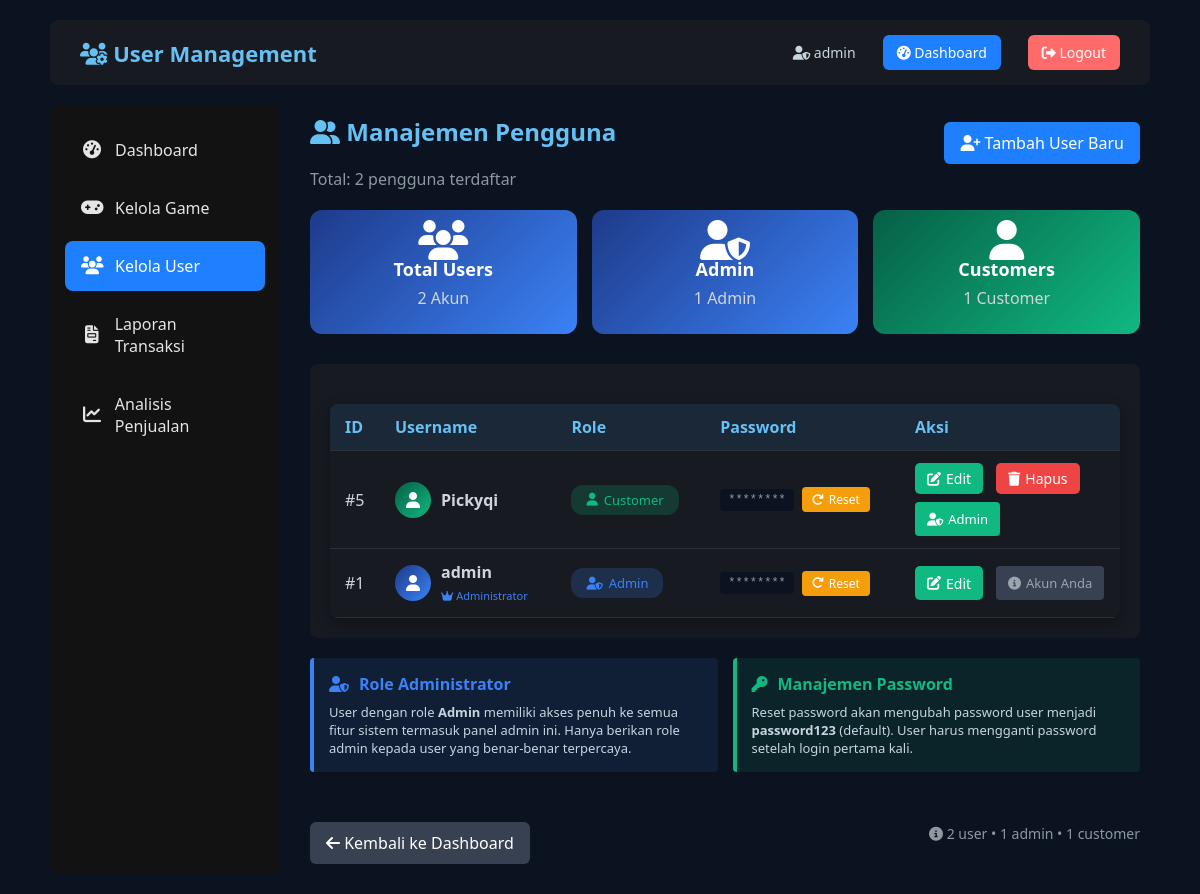
/admin/user_management/user_list.php (signed in), run on the app's committed database.
### tables this page shows
CREATE TABLE `users` (
  `id_user` int(11) NOT NULL,
  `username` varchar(50) NOT NULL,
  `password` varchar(255) NOT NULL,
  `role` enum('admin','user') NOT NULL,
  `total_spent` decimal(10,2) DEFAULT 0.00,
  `wallet_balance` int(11) DEFAULT 0
);

### admin/user_management/user_list.php (the view, shortened to what this page needs)
<?php
include "../../config/database.php";
$users = mysqli_query($conn, "SELECT * FROM users ORDER BY id_user DESC");
$totalUsers = mysqli_num_rows($users);
$totalAdmins = mysqli_fetch_assoc(mysqli_query($conn, "SELECT COUNT(*) as total FROM users WHERE role = 'admin'"))['total'];
$totalCustomers = mysqli_fetch_assoc(mysqli_query($conn, "SELECT COUNT(*) as total FROM users WHERE role = 'user'"))['total'];
?>
<!DOCTYPE html>
<html lang="id">
<head>
    <link rel="stylesheet" href="../../assets/css/style.css">
    <link rel="stylesheet" href="https://cdnjs.cloudflare.com/ajax/libs/font-awesome/6.5.0/css/all.min.css">
</head>
<body>
    <div class="container">
        <div class="navbar">
            <h1><i class="fas fa-users-cog"></i> User Management</h1>
            <div class="nav-right">
                <span class="nav-user"><i class="fas fa-user-shield"></i>
                    <?= $_SESSION['username'] ?? 'Admin'; ?></span>
                <a href="../admin_dashboard.php" class="btn-login"><i class="fas fa-tachometer-alt"></i> Dashboard</a>
                <a href="#" class="btn-logout" onclick="return showLogoutModal()">
                    <i class="fas fa-sign-out-alt"></i> Logout
                </a>
            </div>
        </div>
        <div class="epic-layout">
            <div class="epic-sidebar">
                <div class="sidebar-section">
                    <a href="../admin_dashboard.php" class="sidebar-item">
                        <i class="fas fa-tachometer-alt"></i>
                        Dashboard
                    </a>
                    <a href="../game_management/admin_game_list.php" class="sidebar-item">
                        <i class="fas fa-gamepad"></i>
                        Kelola Game
                    </a>
                    <a href="user_list.php" class="sidebar-item active">
                        <i class="fas fa-users"></i>
                        Kelola User
                    </a>
                    <a href="../reports/admin_transaction_report.php" class="sidebar-item">
                        <i class="fas fa-file-invoice"></i>
                        Laporan Transaksi
                    </a>
                    <a href="../reports/sales_report.php" class="sidebar-item">
                        <i class="fas fa-chart-line"></i>
                        Analisis Penjualan
                    </a>
                </div>
            </div>
            <div style="flex: 1; margin-left: 20px; padding: 10px;">
                <div class="button-container">
                    <div>
                        <h2><i class="fas fa-user-friends"></i> Manajemen Pengguna</h2>
                        <p style="color: #8f98a0; margin-top: 5px;">Total: <?= $totalUsers; ?> pengguna terdaftar</p>
                    </div>
                    <a href="user_add.php" class="button">
                        <i class="fas fa-user-plus"></i> Tambah User Baru
                    </a>
                </div>
                <div
                    style="display: grid; grid-template-columns: repeat(auto-fit, minmax(200px, 1fr)); gap: 15px; margin: 20px 0 30px 0;">
                    <div class="dashboard-card users-card">
                        <div class="card-icon">
                            <i class="fas fa-users fa-lg"></i>
                        </div>
                        <h3>Total Users</h3>
                        <p><?= $totalUsers; ?> Akun</p>
                    </div>
                    <div class="dashboard-card" style="background: linear-gradient(135deg, #1e3a8a, #3b82f6);">
                        <div class="card-icon">
                            <i class="fas fa-user-shield fa-lg"></i>
                        </div>
                        <h3>Admin</h3>
                        <p><?= $totalAdmins; ?> Admin</p>
                    </div>
                    <div class="dashboard-card games-card">
                        <div class="card-icon">
                            <i class="fas fa-user fa-lg"></i>
                        </div>
                        <h3>Customers</h3>
                        <p><?= $totalCustomers; ?> Customer</p>
                    </div>
                </div>
                <div style="background: #171a21; border-radius: 8px; padding: 20px;">
                    <table>
                        <thead>
                            <tr>
                                <th style="width: 50px;">ID</th>
                                <th>Username</th>
                                <th>Role</th>
                                <th>Password</th>
                                <th style="width: 220px;">Aksi</th>
                            </tr>
                        </thead>
                        <tbody>
                            <?php if ($totalUsers > 0): ?>
                                <?php while ($user = mysqli_fetch_assoc($users)): ?>
                                    <tr>
                                        <td data-label="ID">#<?= $user['id_user']; ?></td>
                                        <td data-label="Username">
                                            <div style="display: flex; align-items: center; gap: 10px;">
                                                <div
                                                    style="width: 36px; height: 36px; background: linear-gradient(135deg,
                                                    <?= $user['role'] == 'admin' ? '#1e3a8a' : '#065f46'; ?>,
                                                    <?= $user['role'] == 'admin' ? '#3b82f6' : '#10b981'; ?>);
                                                    border-radius: 50%; display: flex; align-items: center; justify-content: center;">
                                                    <i class="fas fa-user" style="color: #fff; font-size: 16px;"></i>
                                                </div>
                                                <div>
                                                    <strong><?= htmlspecialchars($user['username']); ?></strong>
                                                    <?php if ($user['role'] == 'admin'): ?>
                                                        <br>
                                                        <small style="color: #3b82f6; font-size: 11px;">
                                                            <i class="fas fa-crown"></i> Administrator
                                                        </small>
                                                    <?php endif; ?>
                                                </div>
                                            </div>
                                        </td>
                                        <td data-label="Role">
                                            <?php if ($user['role'] == 'admin'): ?>
                                                <span
                                                    style="background: rgba(59, 130, 246, 0.2); color: #3b82f6; padding: 6px 15px; border-radius: 12px; font-size: 13px; font-weight: 500; display: inline-flex; align-items: center; gap: 6px;">
                                                    <i class="fas fa-user-shield"></i> Admin
                                                </span>
                                            <?php else: ?>
                                                <span
                                                    style="background: rgba(16, 185, 129, 0.2); color: #10b981; padding: 6px 15px; border-radius: 12px; font-size: 13px; font-weight: 500; display: inline-flex; align-items: center; gap: 6px;">
                                                    <i class="fas fa-user"></i> Customer
                                                </span>
                                            <?php endif; ?>
                                        </td>
                                        <td data-label="Password">
                                            <div style="display: flex; align-items: center; gap: 8px;">
                                                <span
                                                    style="font-family: monospace; background: #0b1320; padding: 4px 8px; border-radius: 4px; font-size: 12px; color: #8f98a0;">
                                                    ********
                                                </span>
                                                <button type="button" class="btn-reset" onclick="event.preventDefault(); showResetModal(
                                                        '<?= $user['id_user']; ?>',
                                                        '<?= addslashes($user['username']); ?>',
                                                        '<?= $user['role']; ?>',
                                                        '<?= !empty($user['email']) ? htmlspecialchars($user['email']) : 'N/A'; ?>'
                                                    )" title="Reset Password">
                                                    <i class="fas fa-redo"></i> Reset
                                                </button>
                                            </div>
                                        </td>
                                        <td data-label="Aksi">
                                            <div style="display: flex; gap: 8px; flex-wrap: wrap;">
                                                <a href="user_edit.php?id=<?= $user['id_user']; ?>" class="btn-edit"
                                                    title="Edit User">
                                                    <i class="fas fa-edit"></i> Edit
                                                </a>
                                                <?php if ($user['id_user'] != $_SESSION['id_user']): ?>
                                                    <?php
                                                    $createdDate = 'N/A';
                                                    ?>
                                                    <button type="button" class="btn-delete" onclick="event.preventDefault(); showDeleteModal(
                                                            '<?= $user['id_user']; ?>',
                                                            '<?= addslashes($user['username']); ?>',
                                                            '<?= $user['role']; ?>',
                                                            '<?= $createdDate; ?>'
                                                        )" title="Hapus User">
                                                        <i class="fas fa-trash"></i> Hapus
                                                    </button>
                                                    <?php if ($user['role'] == 'admin'): ?>
                                                        <button type="button" class="btn-role-toggle" onclick="event.preventDefault(); showRoleModal(
                                                                '<?= $user['id_user']; ?>',
                                                                '<?= addslashes($user['username']); ?>',
                                                                'admin',
                                                                'user'
                                                            )" title="Ubah ke Customer">
                                                            <i class="fas fa-user"></i> Customer
                                                        </button>
                                                    <?php else: ?>
                                                        <button type="button" class="btn-role-toggle" onclick="event.preventDefault(); showRoleModal(
                                                                '<?= $user['id_user']; ?>',
                                                                '<?= addslashes($user['username']); ?>',
                                                                'user',
                                                                'admin'
                                                            )" title="Jadikan Admin">
                                                            <i class="fas fa-user-shield"></i> Admin
                                                        </button>
                                                    <?php endif; ?>
                                                <?php else: ?>
                                                    <span class="btn-disabled">
                                                        <i class="fas fa-info-circle"></i> Akun Anda
                                                    </span>
                                                <?php endif; ?>
                                            </div>
                                        </td>
                                    </tr>
                                <?php endwhile; ?>
                            <?php endif; ?>
                        </tbody>
                    </table>
                </div>
                <div
                    style="margin-top: 20px; display: grid; grid-template-columns: repeat(auto-fit, minmax(300px, 1fr)); gap: 15px;">
                    <div
                        style="background: rgba(59, 130, 246, 0.1); border-left: 4px solid #3b82f6; padding: 15px; border-radius: 4px;">
                        <div style="display: flex; align-items: center; gap: 10px; margin-bottom: 8px;">
                            <i class="fas fa-user-shield" style="color: #3b82f6;"></i>
                            <strong style="color: #3b82f6;">Role Administrator</strong>
                        </div>
                        <p style="color: #c7d5e0; font-size: 13px; margin: 0;">
                            User dengan role <strong>Admin</strong> memiliki akses penuh ke semua fitur sistem termasuk
                            panel admin ini.
                            Hanya berikan role admin kepada user yang benar-benar terpercaya.
                        </p>
                    </div>
                    <div
                        style="background: rgba(16, 185, 129, 0.1); border-left: 4px solid #10b981; padding: 15px; border-radius: 4px;">
                        <div style="display: flex; align-items: center; gap: 10px; margin-bottom: 8px;">
                            <i class="fas fa-key" style="color: #10b981;"></i>
                            <strong style="color: #10b981;">Manajemen Password</strong>
                        </div>
                        <p style="color: #c7d5e0; font-size: 13px; margin: 0;">
                            Reset password akan mengubah password user menjadi <strong>password123</strong> (default).
                            User harus mengganti password setelah login pertama kali.
                        </p>
                    </div>
                </div>
                <div style="margin-top: 30px; display: flex; justify-content: space-between; align-items: center;">
                    <a href="../admin_dashboard.php" class="back-link">
                        <i class="fas fa-arrow-left"></i> Kembali ke Dashboard
                    </a>
                    <div style="color: #8f98a0; font-size: 14px;">
                        <i class="fas fa-info-circle"></i>
                        <?= $totalUsers; ?> user • <?= $totalAdmins; ?> admin • <?= $totalCustomers; ?> customer
                    </div>
                </div>
            </div>
        </div>
    </div>
</body>
</html>

### data on the page
users: id_user "5", username "Pickyqi", role "user" (drawn)
users: id_user "1", username "admin", role "admin" (drawn), shows "Akun Anda"

### other printed values
$_SESSION['username'] "admin"
$totalUsers "2"
$totalAdmins "1"
$totalCustomers "1"
